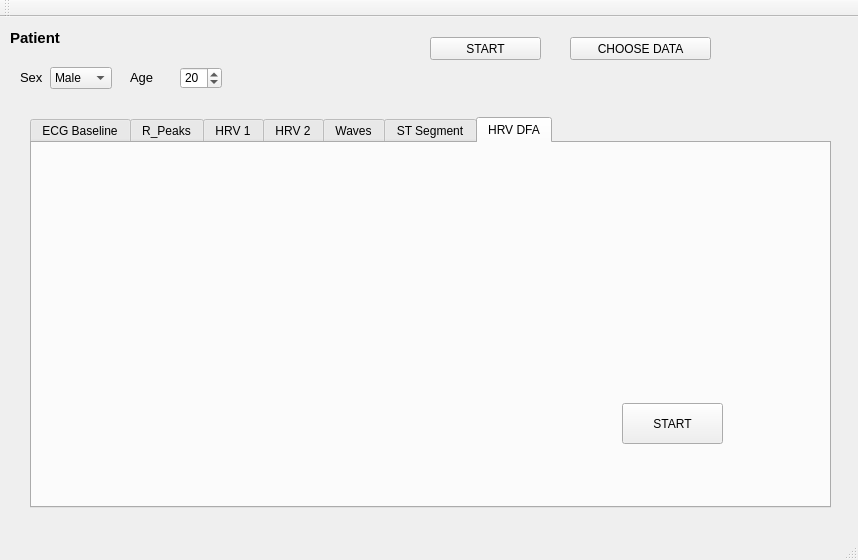
<?xml version="1.0" encoding="UTF-8"?>
<ui version="4.0">
 <class>MainWindow</class>
 <widget class="QMainWindow" name="MainWindow">
  <property name="geometry">
   <rect>
    <x>0</x>
    <y>0</y>
    <width>858</width>
    <height>560</height>
   </rect>
  </property>
  <property name="windowTitle">
   <string>MainWindow</string>
  </property>
  <widget class="QWidget" name="centralWidget">
   <widget class="QTabWidget" name="tabWidget">
    <property name="geometry">
     <rect>
      <x>30</x>
      <y>100</y>
      <width>801</width>
      <height>391</height>
     </rect>
    </property>
    <property name="currentIndex">
     <number>6</number>
    </property>
    <widget class="QWidget" name="tab1">
     <attribute name="title">
      <string>ECG Baseline</string>
     </attribute>
     <widget class="QComboBox" name="comboBox_2">
      <property name="geometry">
       <rect>
        <x>510</x>
        <y>50</y>
        <width>101</width>
        <height>22</height>
       </rect>
      </property>
      <property name="font">
       <font>
        <pointsize>9</pointsize>
       </font>
      </property>
      <item>
       <property name="text">
        <string>Butterworth</string>
       </property>
      </item>
      <item>
       <property name="text">
        <string>ButterworthHP</string>
       </property>
      </item>
      <item>
       <property name="text">
        <string>Blackmann</string>
       </property>
      </item>
      <item>
       <property name="text">
        <string>Eliptic</string>
       </property>
      </item>
     </widget>
     <widget class="QComboBox" name="comboBox_3">
      <property name="geometry">
       <rect>
        <x>510</x>
        <y>140</y>
        <width>101</width>
        <height>22</height>
       </rect>
      </property>
      <property name="font">
       <font>
        <pointsize>9</pointsize>
       </font>
      </property>
      <item>
       <property name="text">
        <string>100</string>
       </property>
      </item>
      <item>
       <property name="text">
        <string>150</string>
       </property>
      </item>
      <item>
       <property name="text">
        <string>200</string>
       </property>
      </item>
      <item>
       <property name="text">
        <string>250</string>
       </property>
      </item>
      <item>
       <property name="text">
        <string>360</string>
       </property>
      </item>
     </widget>
     <widget class="QLabel" name="label_4">
      <property name="geometry">
       <rect>
        <x>510</x>
        <y>20</y>
        <width>91</width>
        <height>21</height>
       </rect>
      </property>
      <property name="font">
       <font>
        <pointsize>10</pointsize>
       </font>
      </property>
      <property name="text">
       <string>Filter type</string>
      </property>
     </widget>
     <widget class="QLabel" name="label_5">
      <property name="geometry">
       <rect>
        <x>510</x>
        <y>110</y>
        <width>111</width>
        <height>31</height>
       </rect>
      </property>
      <property name="font">
       <font>
        <pointsize>10</pointsize>
       </font>
      </property>
      <property name="text">
       <string>Sampel frequency</string>
      </property>
     </widget>
     <widget class="QGraphicsView" name="graphicsView_8">
      <property name="geometry">
       <rect>
        <x>50</x>
        <y>40</y>
        <width>361</width>
        <height>251</height>
       </rect>
      </property>
     </widget>
     <widget class="QPushButton" name="ECGBaseline_Start">
      <property name="geometry">
       <rect>
        <x>490</x>
        <y>240</y>
        <width>141</width>
        <height>51</height>
       </rect>
      </property>
      <property name="text">
       <string>START</string>
      </property>
     </widget>
    </widget>
    <widget class="QWidget" name="tab2">
     <attribute name="title">
      <string>R_Peaks</string>
     </attribute>
     <widget class="QPushButton" name="rPeaks_Start">
      <property name="geometry">
       <rect>
        <x>550</x>
        <y>260</y>
        <width>121</width>
        <height>41</height>
       </rect>
      </property>
      <property name="text">
       <string>START</string>
      </property>
     </widget>
    </widget>
    <widget class="QWidget" name="tab3">
     <attribute name="title">
      <string>HRV 1</string>
     </attribute>
     <widget class="QTabWidget" name="tabWidget_2">
      <property name="geometry">
       <rect>
        <x>0</x>
        <y>0</y>
        <width>801</width>
        <height>371</height>
       </rect>
      </property>
      <property name="currentIndex">
       <number>1</number>
      </property>
      <widget class="QWidget" name="tab">
       <attribute name="title">
        <string>Plots</string>
       </attribute>
       <widget class="QGraphicsView" name="graphicsView_6">
        <property name="geometry">
         <rect>
          <x>20</x>
          <y>50</y>
          <width>361</width>
          <height>251</height>
         </rect>
        </property>
       </widget>
       <widget class="QGraphicsView" name="graphicsView_7">
        <property name="geometry">
         <rect>
          <x>400</x>
          <y>50</y>
          <width>361</width>
          <height>251</height>
         </rect>
        </property>
       </widget>
      </widget>
      <widget class="QWidget" name="tab_2">
       <attribute name="title">
        <string>Tables</string>
       </attribute>
       <widget class="QTableWidget" name="tableWidget">
        <property name="geometry">
         <rect>
          <x>50</x>
          <y>50</y>
          <width>211</width>
          <height>251</height>
         </rect>
        </property>
        <property name="alternatingRowColors">
         <bool>true</bool>
        </property>
        <property name="gridStyle">
         <enum>Qt::SolidLine</enum>
        </property>
        <attribute name="horizontalHeaderVisible">
         <bool>false</bool>
        </attribute>
        <attribute name="verticalHeaderVisible">
         <bool>false</bool>
        </attribute>
        <attribute name="verticalHeaderCascadingSectionResizes">
         <bool>false</bool>
        </attribute>
        <attribute name="verticalHeaderShowSortIndicator" stdset="0">
         <bool>false</bool>
        </attribute>
        <row>
         <property name="text">
          <string>RR[ms]</string>
         </property>
        </row>
        <row>
         <property name="text">
          <string>SDNN[ms]</string>
         </property>
        </row>
        <row>
         <property name="text">
          <string>RMSSD[ms]</string>
         </property>
        </row>
        <row>
         <property name="text">
          <string>NN50[-]</string>
         </property>
        </row>
        <row>
         <property name="text">
          <string>pNN50[%]</string>
         </property>
        </row>
        <row>
         <property name="text">
          <string>SDANNsrstd[ms]</string>
         </property>
        </row>
        <row>
         <property name="text">
          <string>SDANNstdsr[ms]</string>
         </property>
        </row>
        <row>
         <property name="text">
          <string>SDSD[ms]</string>
         </property>
        </row>
       </widget>
       <widget class="QTableWidget" name="tableWidget_2">
        <property name="geometry">
         <rect>
          <x>390</x>
          <y>50</y>
          <width>256</width>
          <height>191</height>
         </rect>
        </property>
        <row>
         <property name="text">
          <string>Power[ms^2]</string>
         </property>
        </row>
        <row>
         <property name="text">
          <string>HV[ms^2]</string>
         </property>
        </row>
        <row>
         <property name="text">
          <string>LF[ms^2]</string>
         </property>
        </row>
        <row>
         <property name="text">
          <string>VLF[ms^2]</string>
         </property>
        </row>
        <row>
         <property name="text">
          <string>ULF[ms^2]</string>
         </property>
        </row>
        <row>
         <property name="text">
          <string>LF/HF[-]</string>
         </property>
        </row>
       </widget>
       <widget class="QLabel" name="label_6">
        <property name="geometry">
         <rect>
          <x>140</x>
          <y>30</y>
          <width>47</width>
          <height>14</height>
         </rect>
        </property>
        <property name="font">
         <font>
          <pointsize>10</pointsize>
          <weight>75</weight>
          <bold>true</bold>
         </font>
        </property>
        <property name="text">
         <string>Time</string>
        </property>
       </widget>
       <widget class="QLabel" name="label_7">
        <property name="geometry">
         <rect>
          <x>490</x>
          <y>30</y>
          <width>71</width>
          <height>16</height>
         </rect>
        </property>
        <property name="font">
         <font>
          <pointsize>10</pointsize>
          <weight>75</weight>
          <bold>true</bold>
         </font>
        </property>
        <property name="text">
         <string>Frequency</string>
        </property>
       </widget>
       <widget class="QPushButton" name="HRV1_Start">
        <property name="geometry">
         <rect>
          <x>530</x>
          <y>270</y>
          <width>141</width>
          <height>41</height>
         </rect>
        </property>
        <property name="text">
         <string>START</string>
        </property>
       </widget>
      </widget>
     </widget>
    </widget>
    <widget class="QWidget" name="tab4">
     <attribute name="title">
      <string>HRV 2</string>
     </attribute>
     <widget class="QTabWidget" name="tabWidget_3">
      <property name="geometry">
       <rect>
        <x>0</x>
        <y>0</y>
        <width>801</width>
        <height>371</height>
       </rect>
      </property>
      <property name="currentIndex">
       <number>1</number>
      </property>
      <widget class="QWidget" name="tab_3">
       <attribute name="title">
        <string>Plots</string>
       </attribute>
       <widget class="QGraphicsView" name="graphicsView_9">
        <property name="geometry">
         <rect>
          <x>20</x>
          <y>60</y>
          <width>361</width>
          <height>251</height>
         </rect>
        </property>
       </widget>
       <widget class="QGraphicsView" name="graphicsView_10">
        <property name="geometry">
         <rect>
          <x>410</x>
          <y>60</y>
          <width>361</width>
          <height>251</height>
         </rect>
        </property>
       </widget>
       <widget class="QLabel" name="label_8">
        <property name="geometry">
         <rect>
          <x>160</x>
          <y>40</y>
          <width>71</width>
          <height>16</height>
         </rect>
        </property>
        <property name="font">
         <font>
          <pointsize>10</pointsize>
          <weight>75</weight>
          <bold>true</bold>
         </font>
        </property>
        <property name="text">
         <string>Histogram</string>
        </property>
       </widget>
       <widget class="QLabel" name="label_9">
        <property name="geometry">
         <rect>
          <x>560</x>
          <y>40</y>
          <width>71</width>
          <height>16</height>
         </rect>
        </property>
        <property name="font">
         <font>
          <pointsize>10</pointsize>
          <weight>75</weight>
          <bold>true</bold>
         </font>
        </property>
        <property name="text">
         <string>Poincare</string>
        </property>
       </widget>
      </widget>
      <widget class="QWidget" name="tab_4">
       <attribute name="title">
        <string>Table</string>
       </attribute>
       <widget class="QTableWidget" name="tableWidget_3">
        <property name="geometry">
         <rect>
          <x>20</x>
          <y>30</y>
          <width>256</width>
          <height>131</height>
         </rect>
        </property>
        <row>
         <property name="text">
          <string>HRV Index</string>
         </property>
        </row>
        <row>
         <property name="text">
          <string>Nowy wiersz</string>
         </property>
        </row>
        <row>
         <property name="text">
          <string>SD1</string>
         </property>
        </row>
        <row>
         <property name="text">
          <string>SD2</string>
         </property>
        </row>
       </widget>
       <widget class="QListView" name="listView">
        <property name="geometry">
         <rect>
          <x>330</x>
          <y>30</y>
          <width>256</width>
          <height>192</height>
         </rect>
        </property>
       </widget>
       <widget class="QPushButton" name="HRV2_Start">
        <property name="geometry">
         <rect>
          <x>620</x>
          <y>240</y>
          <width>111</width>
          <height>41</height>
         </rect>
        </property>
        <property name="text">
         <string>START</string>
        </property>
       </widget>
      </widget>
     </widget>
    </widget>
    <widget class="QWidget" name="tab5">
     <attribute name="title">
      <string>Waves</string>
     </attribute>
     <widget class="QGraphicsView" name="graphicsView_11">
      <property name="geometry">
       <rect>
        <x>20</x>
        <y>40</y>
        <width>361</width>
        <height>251</height>
       </rect>
      </property>
     </widget>
     <widget class="QTableWidget" name="tableWidget_4">
      <property name="geometry">
       <rect>
        <x>440</x>
        <y>40</y>
        <width>256</width>
        <height>192</height>
       </rect>
      </property>
     </widget>
     <widget class="QPushButton" name="Waves_Start">
      <property name="geometry">
       <rect>
        <x>570</x>
        <y>260</y>
        <width>131</width>
        <height>41</height>
       </rect>
      </property>
      <property name="text">
       <string>START</string>
      </property>
     </widget>
    </widget>
    <widget class="QWidget" name="tab6">
     <attribute name="title">
      <string>ST Segment</string>
     </attribute>
     <widget class="QGraphicsView" name="graphicsView_4">
      <property name="geometry">
       <rect>
        <x>180</x>
        <y>30</y>
        <width>351</width>
        <height>241</height>
       </rect>
      </property>
     </widget>
     <widget class="QPushButton" name="STSegment_Start">
      <property name="geometry">
       <rect>
        <x>630</x>
        <y>280</y>
        <width>101</width>
        <height>41</height>
       </rect>
      </property>
      <property name="text">
       <string>START</string>
      </property>
     </widget>
    </widget>
    <widget class="QWidget" name="tab7">
     <attribute name="title">
      <string>HRV DFA</string>
     </attribute>
     <widget class="QPushButton" name="DFA_Start">
      <property name="geometry">
       <rect>
        <x>590</x>
        <y>260</y>
        <width>101</width>
        <height>41</height>
       </rect>
      </property>
      <property name="text">
       <string>START</string>
      </property>
     </widget>
    </widget>
   </widget>
   <widget class="QLabel" name="label">
    <property name="geometry">
     <rect>
      <x>10</x>
      <y>10</y>
      <width>81</width>
      <height>21</height>
     </rect>
    </property>
    <property name="font">
     <font>
      <pointsize>11</pointsize>
      <weight>75</weight>
      <bold>true</bold>
      <kerning>true</kerning>
     </font>
    </property>
    <property name="text">
     <string>Patient</string>
    </property>
   </widget>
   <widget class="QLabel" name="label_2">
    <property name="geometry">
     <rect>
      <x>20</x>
      <y>50</y>
      <width>31</width>
      <height>21</height>
     </rect>
    </property>
    <property name="font">
     <font>
      <pointsize>10</pointsize>
      <weight>50</weight>
      <bold>false</bold>
      <kerning>true</kerning>
     </font>
    </property>
    <property name="text">
     <string>Sex</string>
    </property>
   </widget>
   <widget class="QLabel" name="label_3">
    <property name="geometry">
     <rect>
      <x>130</x>
      <y>50</y>
      <width>31</width>
      <height>21</height>
     </rect>
    </property>
    <property name="font">
     <font>
      <pointsize>10</pointsize>
      <weight>50</weight>
      <bold>false</bold>
      <kerning>true</kerning>
     </font>
    </property>
    <property name="text">
     <string>Age</string>
    </property>
   </widget>
   <widget class="QComboBox" name="comboBox">
    <property name="geometry">
     <rect>
      <x>50</x>
      <y>50</y>
      <width>62</width>
      <height>22</height>
     </rect>
    </property>
    <item>
     <property name="text">
      <string>Male</string>
     </property>
    </item>
    <item>
     <property name="text">
      <string>Female</string>
     </property>
    </item>
   </widget>
   <widget class="QSpinBox" name="spinBox">
    <property name="geometry">
     <rect>
      <x>180</x>
      <y>50</y>
      <width>42</width>
      <height>22</height>
     </rect>
    </property>
    <property name="minimum">
     <number>1</number>
    </property>
    <property name="value">
     <number>20</number>
    </property>
   </widget>
   <widget class="QPushButton" name="pushButton">
    <property name="geometry">
     <rect>
      <x>430</x>
      <y>20</y>
      <width>111</width>
      <height>23</height>
     </rect>
    </property>
    <property name="text">
     <string>START</string>
    </property>
   </widget>
   <widget class="QPushButton" name="pushButton_2">
    <property name="geometry">
     <rect>
      <x>570</x>
      <y>20</y>
      <width>141</width>
      <height>23</height>
     </rect>
    </property>
    <property name="text">
     <string>CHOOSE DATA</string>
    </property>
   </widget>
  </widget>
  <widget class="QMenuBar" name="menuBar">
   <property name="geometry">
    <rect>
     <x>0</x>
     <y>0</y>
     <width>858</width>
     <height>22</height>
    </rect>
   </property>
  </widget>
  <widget class="QToolBar" name="mainToolBar">
   <attribute name="toolBarArea">
    <enum>TopToolBarArea</enum>
   </attribute>
   <attribute name="toolBarBreak">
    <bool>false</bool>
   </attribute>
  </widget>
  <widget class="QStatusBar" name="statusBar"/>
 </widget>
 <layoutdefault spacing="6" margin="11"/>
 <resources/>
 <connections/>
</ui>
